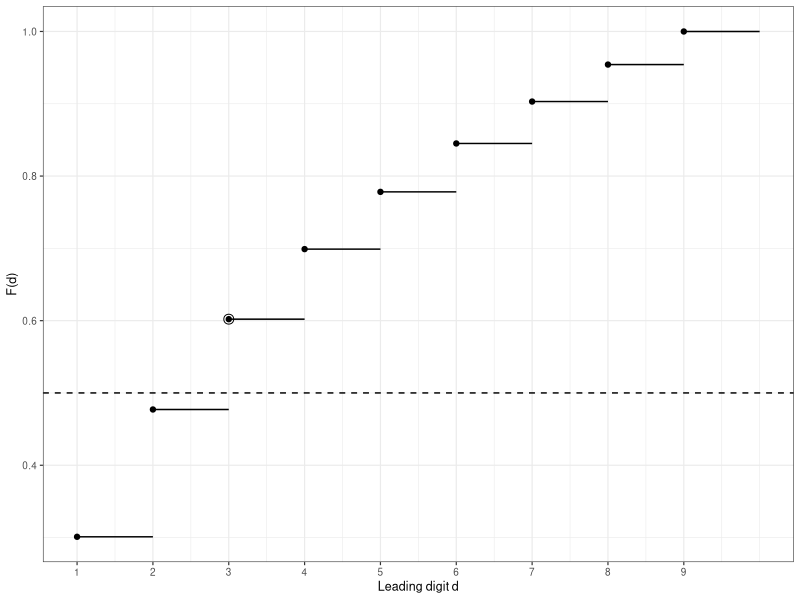

The R script that drew this image:
## ---- chunk 1
knitr::opts_chunk$set(echo = FALSE, out.width = "100%")
library(ggplot2)
## ---- chunk 2
d <- 1:9
Fd <- log10(d + 1)
u <- 0.5
ggplot() +
  geom_segment(aes(x = d, xend = d + 1, y = Fd, yend = Fd)) +
  geom_point(aes(x = d, y = Fd), size = 1.5) +
  geom_hline(yintercept = u, linetype = "dashed") +
  annotate("point", x = 3, y = Fd[3], size = 3, shape = 1) +
  scale_x_continuous(breaks = 1:9, limits = c(1, 10)) +
  labs(x = "Leading digit d", y = "F(d)") +
  theme_bw(base_size = 9)
